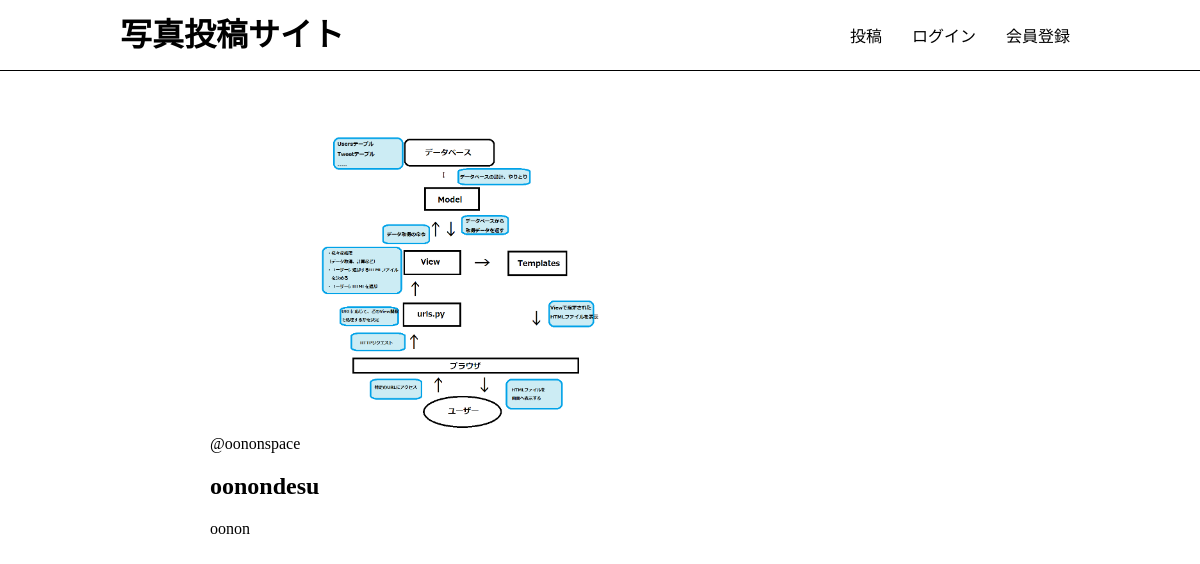
The page /photos/2/ on the database its author committed.
### app/models.py (models this page shows, shortened)
class Photo(models.Model):
    title = models.CharField(max_length=150)
    comment = models.TextField(blank=True)
    image = models.ImageField(upload_to='photos')
    category = models.ForeignKey(Category, on_delete=models.PROTECT)
    user = models.ForeignKey(User, on_delete=models.CASCADE)
    created_at = models.DateTimeField(auto_now=True)

### app/views.py (the view)
# urls.py: path('photos/<int:pk>/', views.photos_detail, name='photos_detail'),
def photos_detail(request, pk):
    photo = get_object_or_404(Photo, pk=pk)
    return render(request, 'app/photos_detail.html', {'photo': photo})

### app/templates/app/photos_detail.html (shortened to what this page needs)
{% extends 'app/base.html' %} {% block content %}
<div class="photo-detail">
  <img src="{{ photo.image.url }}" class="photo-img" />
  <div class="photo-info">
    <a href="{% url 'app:users_detail' photo.user.id %}"> @{{ photo.user }} </a>
  </div>
  <h2>{{ photo.title }}</h2>
  <p>{{ photo.comment }}</p>
</div>
{% endblock %}

### static/css/style.css (style rules this page uses)
html, body { margin: 0; }
div { box-sizing: border-box; }
a { text-decoration: none; color: #000; }
.photo-img { width: 100%; max-width: 500px; height: 300px; object-fit: cover; border-radius: 4px; }
.photo-detail .photo-img { object-fit: contain; }

### rows shown on the page
Photo: image (picture), user "oononspace", title "oonondesu", comment "oonon"
